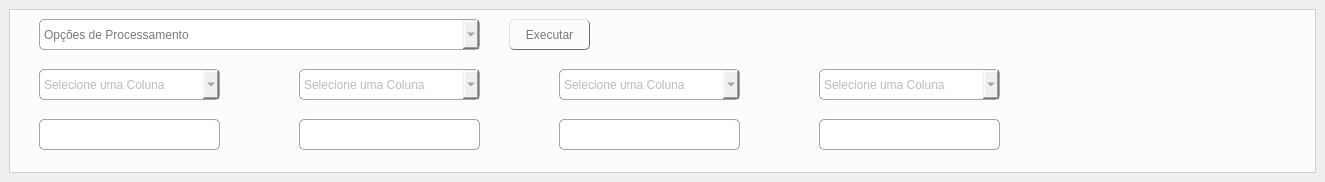
            <widget class="QWidget" name="page_opcoes_processamento">
             <widget class="QFrame" name="frame_opcoes_processamento">
              <property name="geometry">
               <rect>
                <x>9</x>
                <y>9</y>
                <width>1307</width>
                <height>164</height>
               </rect>
              </property>
              <property name="minimumSize">
               <size>
                <width>0</width>
                <height>0</height>
               </size>
              </property>
              <property name="maximumSize">
               <size>
                <width>16777215</width>
                <height>16777215</height>
               </size>
              </property>
              <property name="styleSheet">
               <string notr="true">QFrame{
background-color: rgba(255, 255, 255, 0.80);
}

QLineEdit{
	font: 700 8pt &quot;Segoe UI&quot;;
	color:rgb(120, 120, 120);
	border: 1px solid rgba(109, 109, 109, 0.60);
    border-top-left-radius: 5px;
    border-top-right-radius: 5px;
    border-bottom-left-radius: 5px;
    border-bottom-right-radius: 5px;
}

QLineEdit:hover{

background-color: rgba(195, 205, 255, 0.40)
}

QComboBox{
	
	font: 700 8pt &quot;Segoe UI&quot;;
	color:rgb(120, 120, 120);
	border: 1px solid rgba(109, 109, 109, 0.60);
    border-top-left-radius: 5px;
    border-top-right-radius: 5px;
    border-bottom-left-radius: 5px;
    border-bottom-right-radius: 5px;
}

QComboBox:hover{
background-color: rgba(195, 205, 255, 0.40)
}

QPushButton{
	
    border-top-left-radius: 5px;
    border-top-right-radius: 5px;
    border-bottom-left-radius: 5px;
    border-bottom-right-radius: 5px;
	border-right: 1px solid rgb(109, 109, 109);
	border-left: 1px solid rgba(217, 217, 217, 0.80);
	border-top: 1px solid rgba(217, 217, 217, 0.80);
	border-bottom: 1px solid rgb(109, 109, 109);
	font: 700 8pt &quot;Segoe UI&quot;;
	color:rgb(120, 120, 120);
}

QPushButton:hover{
	background-color: rgb(195, 205, 255)
}

#bt_retirar_opcoes2{
	font: 700 10pt &quot;Segoe UI&quot;;
    border-top-left-radius: 7px;
    border-top-right-radius: 7px;
    border-bottom-left-radius: 7px;
    border-bottom-right-radius: 7px;
	border-right: 1px solid rgb(109, 109, 109);
	border-left: 1px solid rgba(217, 217, 217, 0.80);
	border-top: 1px solid rgba(217, 217, 217, 0.80);
	border-bottom: 1px solid rgb(109, 109, 109);
}

#bt_retirar_opcoes2:hover{
	background-color: rgba(255, 52, 52, 0.25);
	border-right: 1px solid rgb(109, 109, 109);
	border-left: 1px solid rgba(217, 217, 217, 0.80);
	border-top: 1px solid rgba(217, 217, 217, 0.80);
	border-bottom: 1px solid rgb(109, 109, 109);
}

#bt_retirar_opcoes3{
	font: 700 10pt &quot;Segoe UI&quot;;
    border-top-left-radius: 7px;
    border-top-right-radius: 7px;
    border-bottom-left-radius: 7px;
    border-bottom-right-radius: 7px;
	border-right: 1px solid rgb(109, 109, 109);
	border-left: 1px solid rgba(217, 217, 217, 0.80);
	border-top: 1px solid rgba(217, 217, 217, 0.80);
	border-bottom: 1px solid rgb(109, 109, 109);
}

#bt_retirar_opcoes3:hover{
	background-color: rgba(255, 52, 52, 0.25);
	border-right: 1px solid rgb(109, 109, 109);
	border-left: 1px solid rgba(217, 217, 217, 0.80);
	border-top: 1px solid rgba(217, 217, 217, 0.80);
	border-bottom: 1px solid rgb(109, 109, 109);
}


#bt_add_opcoes2{
    border-top-left-radius: 7px;
    border-top-right-radius: 7px;
    border-bottom-left-radius: 7px;
    border-bottom-right-radius: 7px;
	border-right: 1px solid rgb(109, 109, 109);
	border-left: 1px solid rgba(217, 217, 217, 0.80);
	border-top: 1px solid rgba(217, 217, 217, 0.80);
	border-bottom: 1px solid rgb(109, 109, 109);
	font: 700 10pt &quot;Segoe UI&quot;;
}

#bt_add_opcoes2:hover{
	background-color: rgba(51, 221, 51, 0.25);
}

#bt_add_opcoes3{
    border-top-left-radius: 7px;
    border-top-right-radius: 7px;
    border-bottom-left-radius: 7px;
    border-bottom-right-radius: 7px;
	border-right: 1px solid rgb(109, 109, 109);
	border-left: 1px solid rgba(217, 217, 217, 0.80);
	border-top: 1px solid rgba(217, 217, 217, 0.80);
	border-bottom: 1px solid rgb(109, 109, 109);
	font: 700 10pt &quot;Segoe UI&quot;;
}

#bt_add_opcoes3:hover{
	background-color: rgba(51, 221, 51, 0.25);
}</string>
              </property>
              <property name="frameShape">
               <enum>QFrame::Shape::StyledPanel</enum>
              </property>
              <property name="frameShadow">
               <enum>QFrame::Shadow::Raised</enum>
              </property>
              <widget class="QComboBox" name="combo_opcoes_processamento">
               <property name="geometry">
                <rect>
                 <x>30</x>
                 <y>10</y>
                 <width>441</width>
                 <height>31</height>
                </rect>
               </property>
               <property name="editable">
                <bool>false</bool>
               </property>
               <item>
                <property name="text">
                 <string>Opções de Processamento</string>
                </property>
               </item>
               <item>
                <property name="text">
                 <string>Buscar valores negativos e mudar para zero</string>
                </property>
               </item>
               <item>
                <property name="text">
                 <string>Filtrar por coluna e copiar todas a linhas que contenham</string>
                </property>
               </item>
               <item>
                <property name="text">
                 <string>Formatar colunas com valores do tipo moeda</string>
                </property>
               </item>
               <item>
                <property name="text">
                 <string>Formatar códigos de barras</string>
                </property>
               </item>
               <item>
                <property name="text">
                 <string>Formatar número de telefone</string>
                </property>
               </item>
               <item>
                <property name="text">
                 <string>Formatar CPF</string>
                </property>
               </item>
               <item>
                <property name="text">
                 <string>Formatar CNPJ</string>
                </property>
               </item>
               <item>
                <property name="text">
                 <string>Substituir NCM</string>
                </property>
               </item>
               <item>
                <property name="text">
                 <string>Se Coluna A contém, Coluna B recebe...</string>
                </property>
               </item>
               <item>
                <property name="text">
                 <string>Tudo que contém mude para</string>
                </property>
               </item>
              </widget>
              <widget class="QLineEdit" name="txt_opcao1_processamento">
               <property name="geometry">
                <rect>
                 <x>30</x>
                 <y>110</y>
                 <width>181</width>
                 <height>31</height>
                </rect>
               </property>
               <property name="alignment">
                <set>Qt::AlignmentFlag::AlignCenter</set>
               </property>
              </widget>
              <widget class="QLineEdit" name="txt_opcao2_processamento">
               <property name="geometry">
                <rect>
                 <x>290</x>
                 <y>110</y>
                 <width>181</width>
                 <height>31</height>
                </rect>
               </property>
               <property name="alignment">
                <set>Qt::AlignmentFlag::AlignCenter</set>
               </property>
              </widget>
              <widget class="QComboBox" name="combo1_colunas_processamento">
               <property name="geometry">
                <rect>
                 <x>30</x>
                 <y>60</y>
                 <width>181</width>
                 <height>31</height>
                </rect>
               </property>
               <property name="placeholderText">
                <string>Selecione uma Coluna</string>
               </property>
              </widget>
              <widget class="QComboBox" name="combo2_colunas_processamento">
               <property name="geometry">
                <rect>
                 <x>290</x>
                 <y>60</y>
                 <width>181</width>
                 <height>31</height>
                </rect>
               </property>
               <property name="placeholderText">
                <string>Selecione uma Coluna</string>
               </property>
              </widget>
              <widget class="QPushButton" name="bt_setas1">
               <property name="geometry">
                <rect>
                 <x>220</x>
                 <y>110</y>
                 <width>60</width>
                 <height>31</height>
                </rect>
               </property>
               <property name="minimumSize">
                <size>
                 <width>60</width>
                 <height>31</height>
                </size>
               </property>
               <property name="maximumSize">
                <size>
                 <width>60</width>
                 <height>31</height>
                </size>
               </property>
               <property name="styleSheet">
                <string notr="true">border:none;</string>
               </property>
               <property name="text">
                <string/>
               </property>
               <property name="icon">
                <iconset resource="icons.qrc">
                 <normaloff>:/icons/img/setas1.png</normaloff>:/icons/img/setas1.png</iconset>
               </property>
               <property name="iconSize">
                <size>
                 <width>40</width>
                 <height>28</height>
                </size>
               </property>
              </widget>
              <widget class="QLineEdit" name="txt_opcao3_processamento">
               <property name="geometry">
                <rect>
                 <x>550</x>
                 <y>110</y>
                 <width>181</width>
                 <height>31</height>
                </rect>
               </property>
               <property name="alignment">
                <set>Qt::AlignmentFlag::AlignCenter</set>
               </property>
              </widget>
              <widget class="QComboBox" name="combo3_colunas_processamento">
               <property name="geometry">
                <rect>
                 <x>550</x>
                 <y>60</y>
                 <width>181</width>
                 <height>31</height>
                </rect>
               </property>
               <property name="placeholderText">
                <string>Selecione uma Coluna</string>
               </property>
              </widget>
              <widget class="QLineEdit" name="txt_opcao4_processamento">
               <property name="geometry">
                <rect>
                 <x>810</x>
                 <y>110</y>
                 <width>181</width>
                 <height>31</height>
                </rect>
               </property>
               <property name="alignment">
                <set>Qt::AlignmentFlag::AlignCenter</set>
               </property>
              </widget>
              <widget class="QComboBox" name="combo4_colunas_processamento">
               <property name="geometry">
                <rect>
                 <x>810</x>
                 <y>60</y>
                 <width>181</width>
                 <height>31</height>
                </rect>
               </property>
               <property name="placeholderText">
                <string>Selecione uma Coluna</string>
               </property>
              </widget>
              <widget class="QPushButton" name="bt_setas2">
               <property name="geometry">
                <rect>
                 <x>480</x>
                 <y>110</y>
                 <width>60</width>
                 <height>31</height>
                </rect>
               </property>
               <property name="minimumSize">
                <size>
                 <width>60</width>
                 <height>31</height>
                </size>
               </property>
               <property name="maximumSize">
                <size>
                 <width>60</width>
                 <height>31</height>
                </size>
               </property>
               <property name="styleSheet">
                <string notr="true">border:none;</string>
               </property>
               <property name="text">
                <string/>
               </property>
               <property name="icon">
                <iconset resource="icons.qrc">
                 <normaloff>:/icons/img/setas1.png</normaloff>:/icons/img/setas1.png</iconset>
               </property>
               <property name="iconSize">
                <size>
                 <width>40</width>
                 <height>28</height>
                </size>
               </property>
              </widget>
              <widget class="QPushButton" name="bt_setas3">
               <property name="geometry">
                <rect>
                 <x>740</x>
                 <y>110</y>
                 <width>60</width>
                 <height>31</height>
                </rect>
               </property>
               <property name="minimumSize">
                <size>
                 <width>60</width>
                 <height>31</height>
                </size>
               </property>
               <property name="maximumSize">
                <size>
                 <width>60</width>
                 <height>31</height>
                </size>
               </property>
               <property name="styleSheet">
                <string notr="true">border:none;</string>
               </property>
               <property name="text">
                <string/>
               </property>
               <property name="icon">
                <iconset resource="icons.qrc">
                 <normaloff>:/icons/img/setas1.png</normaloff>:/icons/img/setas1.png</iconset>
               </property>
               <property name="iconSize">
                <size>
                 <width>40</width>
                 <height>28</height>
                </size>
               </property>
              </widget>
              <widget class="QPushButton" name="bt_processamento_de_para">
               <property name="geometry">
                <rect>
                 <x>500</x>
                 <y>10</y>
                 <width>81</width>
                 <height>31</height>
                </rect>
               </property>
               <property name="cursor">
                <cursorShape>PointingHandCursor</cursorShape>
               </property>
               <property name="text">
                <string>Executar</string>
               </property>
              </widget>
              <widget class="QPushButton" name="bt_add_opcoes2">
               <property name="geometry">
                <rect>
                 <x>480</x>
                 <y>110</y>
                 <width>60</width>
                 <height>31</height>
                </rect>
               </property>
               <property name="minimumSize">
                <size>
                 <width>60</width>
                 <height>31</height>
                </size>
               </property>
               <property name="maximumSize">
                <size>
                 <width>60</width>
                 <height>31</height>
                </size>
               </property>
               <property name="cursor">
                <cursorShape>PointingHandCursor</cursorShape>
               </property>
               <property name="styleSheet">
                <string notr="true">border:none;</string>
               </property>
               <property name="text">
                <string/>
               </property>
               <property name="icon">
                <iconset resource="icons.qrc">
                 <normaloff>:/icons/img/more.png</normaloff>:/icons/img/more.png</iconset>
               </property>
               <property name="iconSize">
                <size>
                 <width>40</width>
                 <height>25</height>
                </size>
               </property>
              </widget>
              <widget class="QPushButton" name="bt_add_opcoes3">
               <property name="geometry">
                <rect>
                 <x>740</x>
                 <y>110</y>
                 <width>60</width>
                 <height>31</height>
                </rect>
               </property>
               <property name="minimumSize">
                <size>
                 <width>60</width>
                 <height>31</height>
                </size>
               </property>
               <property name="maximumSize">
                <size>
                 <width>60</width>
                 <height>31</height>
                </size>
               </property>
               <property name="cursor">
                <cursorShape>PointingHandCursor</cursorShape>
               </property>
               <property name="styleSheet">
                <string notr="true">border:none;</string>
               </property>
               <property name="text">
                <string/>
               </property>
               <property name="icon">
                <iconset resource="icons.qrc">
                 <normaloff>:/icons/img/more.png</normaloff>:/icons/img/more.png</iconset>
               </property>
               <property name="iconSize">
                <size>
                 <width>40</width>
                 <height>25</height>
                </size>
               </property>
              </widget>
              <widget class="QPushButton" name="bt_retirar_opcoes3">
               <property name="geometry">
                <rect>
                 <x>740</x>
                 <y>60</y>
                 <width>60</width>
                 <height>31</height>
                </rect>
               </property>
               <property name="minimumSize">
                <size>
                 <width>60</width>
                 <height>31</height>
                </size>
               </property>
               <property name="maximumSize">
                <size>
                 <width>60</width>
                 <height>31</height>
                </size>
               </property>
               <property name="cursor">
                <cursorShape>PointingHandCursor</cursorShape>
               </property>
               <property name="styleSheet">
                <string notr="true">border:none;</string>
               </property>
               <property name="text">
                <string/>
               </property>
               <property name="icon">
                <iconset resource="icons.qrc">
                 <normaloff>:/icons/img/minus.png</normaloff>:/icons/img/minus.png</iconset>
               </property>
               <property name="iconSize">
                <size>
                 <width>40</width>
                 <height>25</height>
                </size>
               </property>
              </widget>
              <widget class="QPushButton" name="bt_retirar_opcoes2">
               <property name="geometry">
                <rect>
                 <x>480</x>
                 <y>60</y>
                 <width>60</width>
                 <height>31</height>
                </rect>
               </property>
               <property name="minimumSize">
                <size>
                 <width>60</width>
                 <height>31</height>
                </size>
               </property>
               <property name="maximumSize">
                <size>
                 <width>60</width>
                 <height>31</height>
                </size>
               </property>
               <property name="cursor">
                <cursorShape>PointingHandCursor</cursorShape>
               </property>
               <property name="styleSheet">
                <string notr="true">border:none;</string>
               </property>
               <property name="text">
                <string/>
               </property>
               <property name="icon">
                <iconset resource="icons.qrc">
                 <normaloff>:/icons/img/minus.png</normaloff>:/icons/img/minus.png</iconset>
               </property>
               <property name="iconSize">
                <size>
                 <width>40</width>
                 <height>25</height>
                </size>
               </property>
              </widget>
              <zorder>combo_opcoes_processamento</zorder>
              <zorder>txt_opcao1_processamento</zorder>
              <zorder>txt_opcao2_processamento</zorder>
              <zorder>combo1_colunas_processamento</zorder>
              <zorder>combo2_colunas_processamento</zorder>
              <zorder>bt_setas1</zorder>
              <zorder>txt_opcao3_processamento</zorder>
              <zorder>combo3_colunas_processamento</zorder>
              <zorder>txt_opcao4_processamento</zorder>
              <zorder>combo4_colunas_processamento</zorder>
              <zorder>bt_setas2</zorder>
              <zorder>bt_setas3</zorder>
              <zorder>bt_processamento_de_para</zorder>
              <zorder>bt_add_opcoes3</zorder>
              <zorder>bt_retirar_opcoes3</zorder>
              <zorder>bt_retirar_opcoes2</zorder>
              <zorder>bt_add_opcoes2</zorder>
             </widget>
            </widget>
